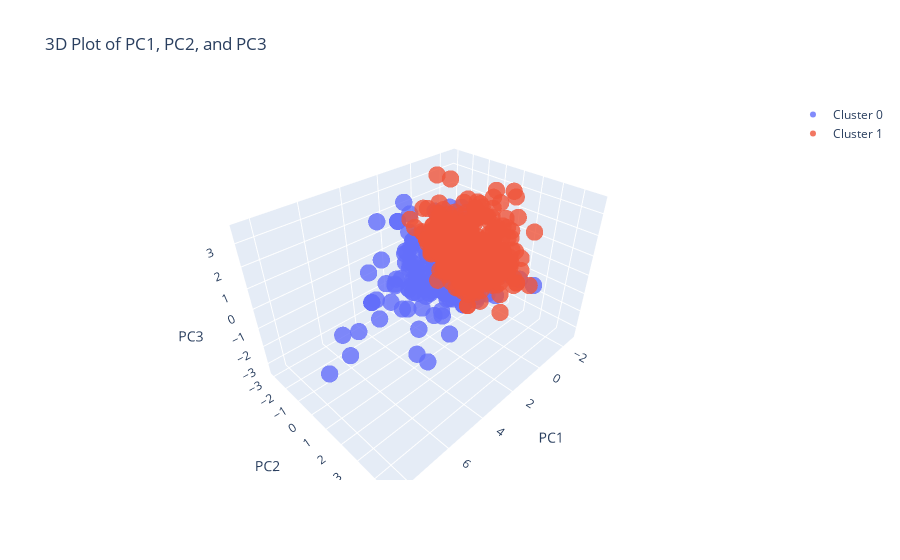
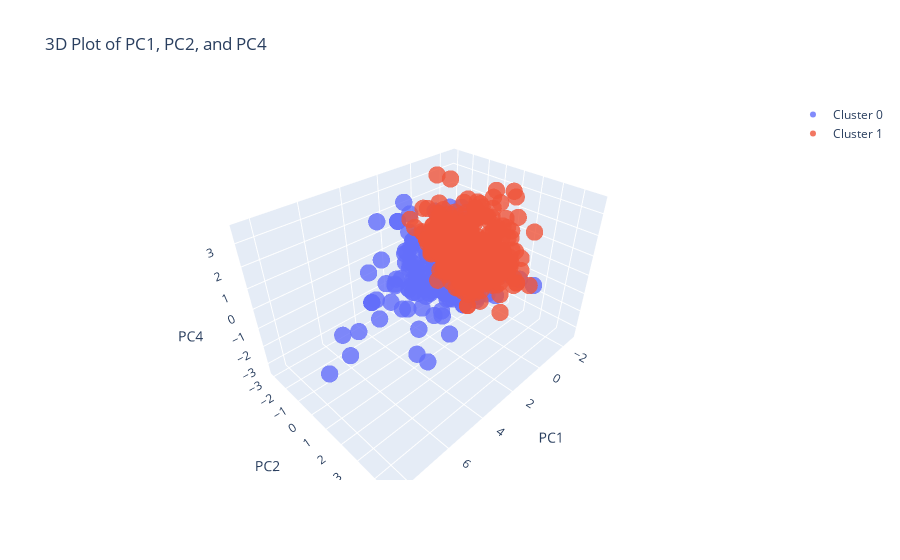
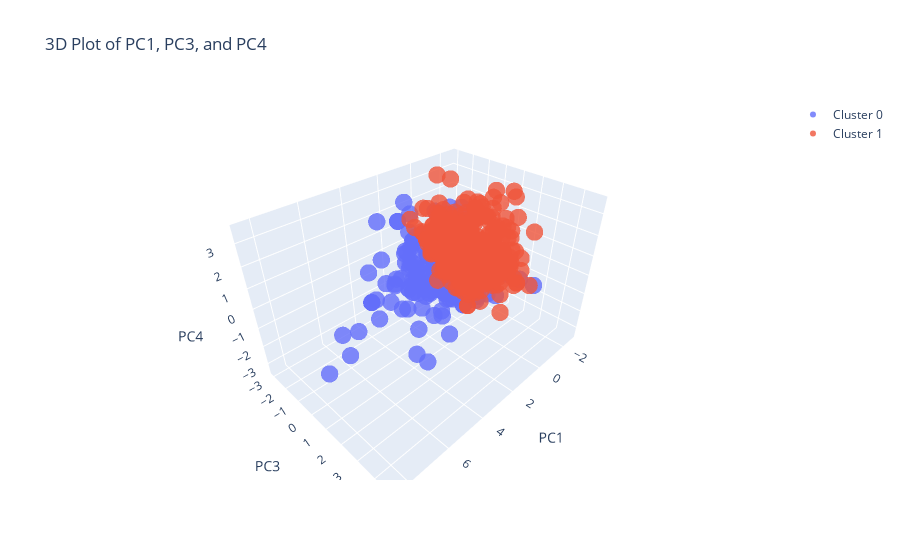
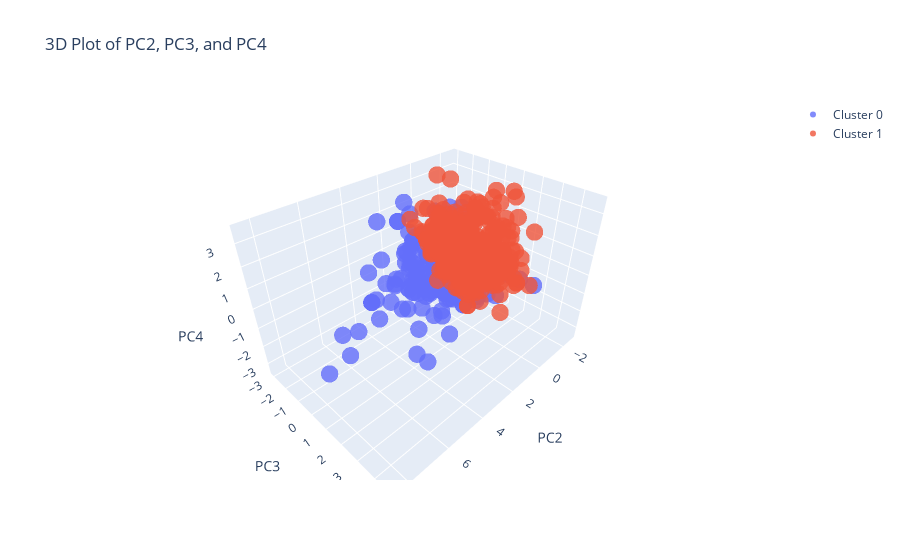

Notebook code for these charts, in order:
### Markdown cell above
## PCA 3d with interactive plots

### Code cell
import numpy as np
import pandas as pd
import plotly.express as px
import plotly.graph_objects as go
from sklearn.preprocessing import StandardScaler
from sklearn.decomposition import PCA
from sklearn.cluster import KMeans

# Select the features for evaluation
features = [
    'danceability', 'energy', 'key', 'loudness', 'mode',
    'speechiness', 'acousticness', 'instrumentalness',
    'liveness', 'valence', 'tempo', 'duration_ms'
]
data = df[features]

# Standardize the features
scaler = StandardScaler()
data_std = scaler.fit_transform(data)

# Perform PCA to reduce the dimensions to 4
pca = PCA(n_components=4)
data_pca = pca.fit_transform(data_std)

# Perform K-means++ clustering on the PCA-transformed data
kmeans = KMeans(n_clusters=optimal_clusters, init='k-means++', random_state=42)
labels = kmeans.fit_predict(data_pca)

# Define the combinations of PCA components for 3D plots
combinations = [
    ('PC1', 'PC2', 'PC3'),
    ('PC1', 'PC2', 'PC4'),
    ('PC1', 'PC3', 'PC4'),
    ('PC2', 'PC3', 'PC4')
]

# Create 3D plots for each combination
for combination in combinations:
    fig = go.Figure()

    for cluster in range(optimal_clusters):
        cluster_indices = np.where(labels == cluster)
        cluster_data = data_pca[cluster_indices]

        fig.add_trace(go.Scatter3d(
            x=cluster_data[:, 0],
            y=cluster_data[:, 1],
            z=cluster_data[:, 2],
            mode='markers',
            marker=dict(size=6, opacity=0.8),
            name=f'Cluster {cluster}'
        ))

    fig.update_layout(
        scene=dict(
            xaxis_title=combination[0],
            yaxis_title=combination[1],
            zaxis_title=combination[2]
        ),
        title=f'3D Plot of {combination[0]}, {combination[1]}, and {combination[2]}',
        showlegend=True
    )

    fig.show()

### Figure 1 — Plotly figure (JSON) as saved in the notebook; plotly's stock layout.template omitted (floating-point values rounded to 4 significant figures; data arrays with more than 128 entries replaced by an {"elided": "..."} marker saying what was removed)
{"data": [{"marker": {"opacity": 0.8, "size": 6}, "mode": "markers", "name": "Cluster 0", "type": "scatter3d", "x": {"elided": "164 float values"}, "y": {"elided": "164 float values"}, "z": {"elided": "164 float values"}}, {"marker": {"opacity": 0.8, "size": 6}, "mode": "markers", "name": "Cluster 1", "type": "scatter3d", "x": {"elided": "386 float values"}, "y": {"elided": "386 float values"}, "z": {"elided": "386 float values"}}], "layout": {"scene": {"xaxis": {"title": {"text": "PC1"}}, "yaxis": {"title": {"text": "PC2"}}, "zaxis": {"title": {"text": "PC3"}}}, "showlegend": true, "title": {"text": "3D Plot of PC1, PC2, and PC3"}}}

### Figure 2 — Plotly figure (JSON) as saved in the notebook; plotly's stock layout.template omitted (floating-point values rounded to 4 significant figures; data arrays with more than 128 entries replaced by an {"elided": "..."} marker saying what was removed)
{"data": [{"marker": {"opacity": 0.8, "size": 6}, "mode": "markers", "name": "Cluster 0", "type": "scatter3d", "x": {"elided": "164 float values"}, "y": {"elided": "164 float values"}, "z": {"elided": "164 float values"}}, {"marker": {"opacity": 0.8, "size": 6}, "mode": "markers", "name": "Cluster 1", "type": "scatter3d", "x": {"elided": "386 float values"}, "y": {"elided": "386 float values"}, "z": {"elided": "386 float values"}}], "layout": {"scene": {"xaxis": {"title": {"text": "PC1"}}, "yaxis": {"title": {"text": "PC2"}}, "zaxis": {"title": {"text": "PC4"}}}, "showlegend": true, "title": {"text": "3D Plot of PC1, PC2, and PC4"}}}

### Figure 3 — Plotly figure (JSON) as saved in the notebook; plotly's stock layout.template omitted (floating-point values rounded to 4 significant figures; data arrays with more than 128 entries replaced by an {"elided": "..."} marker saying what was removed)
{"data": [{"marker": {"opacity": 0.8, "size": 6}, "mode": "markers", "name": "Cluster 0", "type": "scatter3d", "x": {"elided": "164 float values"}, "y": {"elided": "164 float values"}, "z": {"elided": "164 float values"}}, {"marker": {"opacity": 0.8, "size": 6}, "mode": "markers", "name": "Cluster 1", "type": "scatter3d", "x": {"elided": "386 float values"}, "y": {"elided": "386 float values"}, "z": {"elided": "386 float values"}}], "layout": {"scene": {"xaxis": {"title": {"text": "PC1"}}, "yaxis": {"title": {"text": "PC3"}}, "zaxis": {"title": {"text": "PC4"}}}, "showlegend": true, "title": {"text": "3D Plot of PC1, PC3, and PC4"}}}

### Figure 4 — Plotly figure (JSON) as saved in the notebook; plotly's stock layout.template omitted (floating-point values rounded to 4 significant figures; data arrays with more than 128 entries replaced by an {"elided": "..."} marker saying what was removed)
{"data": [{"marker": {"opacity": 0.8, "size": 6}, "mode": "markers", "name": "Cluster 0", "type": "scatter3d", "x": {"elided": "164 float values"}, "y": {"elided": "164 float values"}, "z": {"elided": "164 float values"}}, {"marker": {"opacity": 0.8, "size": 6}, "mode": "markers", "name": "Cluster 1", "type": "scatter3d", "x": {"elided": "386 float values"}, "y": {"elided": "386 float values"}, "z": {"elided": "386 float values"}}], "layout": {"scene": {"xaxis": {"title": {"text": "PC2"}}, "yaxis": {"title": {"text": "PC3"}}, "zaxis": {"title": {"text": "PC4"}}}, "showlegend": true, "title": {"text": "3D Plot of PC2, PC3, and PC4"}}}
